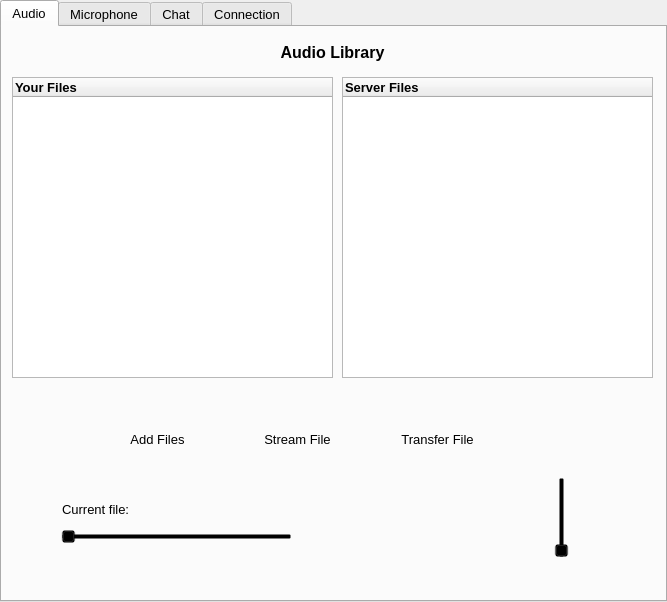
<?xml version="1.0" encoding="UTF-8"?>
<ui version="4.0">
 <class>AppWindow</class>
 <widget class="QTabWidget" name="AppWindow">
  <property name="geometry">
   <rect>
    <x>0</x>
    <y>0</y>
    <width>667</width>
    <height>602</height>
   </rect>
  </property>
  <property name="font">
   <font>
    <family>Tahoma</family>
    <pointsize>10</pointsize>
   </font>
  </property>
  <property name="cursor">
   <cursorShape>PointingHandCursor</cursorShape>
  </property>
  <property name="windowTitle">
   <string>Comm Audio</string>
  </property>
  <property name="styleSheet">
   <string notr="true"/>
  </property>
  <property name="tabPosition">
   <enum>QTabWidget::North</enum>
  </property>
  <property name="tabShape">
   <enum>QTabWidget::Rounded</enum>
  </property>
  <property name="currentIndex">
   <number>0</number>
  </property>
  <property name="iconSize">
   <size>
    <width>48</width>
    <height>48</height>
   </size>
  </property>
  <widget class="QWidget" name="audio">
   <property name="cursor">
    <cursorShape>ArrowCursor</cursorShape>
   </property>
   <attribute name="icon">
    <iconset resource="../resource/icons.qrc">
     <normaloff>:/files/audio.png</normaloff>:/files/audio.png</iconset>
   </attribute>
   <attribute name="title">
    <string>Audio</string>
   </attribute>
   <widget class="QLabel" name="audioHdr">
    <property name="geometry">
     <rect>
      <x>0</x>
      <y>10</y>
      <width>661</width>
      <height>31</height>
     </rect>
    </property>
    <property name="font">
     <font>
      <family>Tahoma</family>
      <pointsize>10</pointsize>
     </font>
    </property>
    <property name="styleSheet">
     <string notr="true"/>
    </property>
    <property name="text">
     <string>&lt;!DOCTYPE HTML PUBLIC &quot;-//W3C//DTD HTML 4.0//EN&quot; &quot;http://www.w3.org/TR/REC-html40/strict.dtd&quot;&gt;
&lt;html&gt;&lt;head&gt;&lt;meta name=&quot;qrichtext&quot; content=&quot;1&quot; /&gt;&lt;style type=&quot;text/css&quot;&gt;
p, li { white-space: pre-wrap; }
&lt;/style&gt;&lt;/head&gt;&lt;body style=&quot; font-family:'MS Shell Dlg 2'; font-size:8.25pt; font-weight:400; font-style:normal;&quot;&gt;
&lt;p align=&quot;center&quot; style=&quot; margin-top:0px; margin-bottom:0px; margin-left:0px; margin-right:0px; -qt-block-indent:0; text-indent:0px;&quot;&gt;&lt;span style=&quot; font-size:12pt; font-weight:600;&quot;&gt;Audio Library&lt;/span&gt;&lt;/p&gt;&lt;/body&gt;&lt;/html&gt;</string>
    </property>
    <property name="alignment">
     <set>Qt::AlignCenter</set>
    </property>
   </widget>
   <widget class="QPushButton" name="play">
    <property name="enabled">
     <bool>false</bool>
    </property>
    <property name="geometry">
     <rect>
      <x>360</x>
      <y>490</y>
      <width>48</width>
      <height>48</height>
     </rect>
    </property>
    <property name="font">
     <font>
      <family>Tahoma</family>
      <pointsize>10</pointsize>
     </font>
    </property>
    <property name="cursor">
     <cursorShape>PointingHandCursor</cursorShape>
    </property>
    <property name="toolTip">
     <string>Play</string>
    </property>
    <property name="text">
     <string/>
    </property>
    <property name="icon">
     <iconset resource="../resource/icons.qrc">
      <normaloff>:/files/play.png</normaloff>:/files/play.png</iconset>
    </property>
    <property name="iconSize">
     <size>
      <width>48</width>
      <height>48</height>
     </size>
    </property>
    <property name="flat">
     <bool>true</bool>
    </property>
   </widget>
   <widget class="QPushButton" name="stop">
    <property name="enabled">
     <bool>false</bool>
    </property>
    <property name="geometry">
     <rect>
      <x>420</x>
      <y>490</y>
      <width>48</width>
      <height>48</height>
     </rect>
    </property>
    <property name="font">
     <font>
      <family>Tahoma</family>
      <pointsize>10</pointsize>
     </font>
    </property>
    <property name="cursor">
     <cursorShape>PointingHandCursor</cursorShape>
    </property>
    <property name="toolTip">
     <string>Stop</string>
    </property>
    <property name="text">
     <string/>
    </property>
    <property name="icon">
     <iconset resource="../resource/icons.qrc">
      <normaloff>:/files/stop.png</normaloff>:/files/stop.png</iconset>
    </property>
    <property name="iconSize">
     <size>
      <width>48</width>
      <height>48</height>
     </size>
    </property>
    <property name="checkable">
     <bool>false</bool>
    </property>
    <property name="flat">
     <bool>true</bool>
    </property>
   </widget>
   <widget class="QLabel" name="nowPlaying">
    <property name="geometry">
     <rect>
      <x>60</x>
      <y>467</y>
      <width>471</width>
      <height>31</height>
     </rect>
    </property>
    <property name="font">
     <font>
      <family>Tahoma</family>
      <pointsize>10</pointsize>
     </font>
    </property>
    <property name="text">
     <string>Current file:</string>
    </property>
   </widget>
   <widget class="QPushButton" name="forward">
    <property name="enabled">
     <bool>false</bool>
    </property>
    <property name="geometry">
     <rect>
      <x>480</x>
      <y>490</y>
      <width>48</width>
      <height>48</height>
     </rect>
    </property>
    <property name="font">
     <font>
      <family>Tahoma</family>
      <pointsize>10</pointsize>
     </font>
    </property>
    <property name="cursor">
     <cursorShape>PointingHandCursor</cursorShape>
    </property>
    <property name="toolTip">
     <string>Forward</string>
    </property>
    <property name="text">
     <string/>
    </property>
    <property name="icon">
     <iconset resource="../resource/icons.qrc">
      <normaloff>:/files/forward.png</normaloff>:/files/forward.png</iconset>
    </property>
    <property name="iconSize">
     <size>
      <width>48</width>
      <height>48</height>
     </size>
    </property>
    <property name="flat">
     <bool>true</bool>
    </property>
   </widget>
   <widget class="QPushButton" name="reverse">
    <property name="enabled">
     <bool>false</bool>
    </property>
    <property name="geometry">
     <rect>
      <x>300</x>
      <y>490</y>
      <width>48</width>
      <height>48</height>
     </rect>
    </property>
    <property name="font">
     <font>
      <family>Tahoma</family>
      <pointsize>10</pointsize>
     </font>
    </property>
    <property name="cursor">
     <cursorShape>PointingHandCursor</cursorShape>
    </property>
    <property name="toolTip">
     <string>Reverse</string>
    </property>
    <property name="styleSheet">
     <string notr="true">border-color: rgb(0, 0, 0);</string>
    </property>
    <property name="text">
     <string/>
    </property>
    <property name="icon">
     <iconset resource="../resource/icons.qrc">
      <normaloff>:/files/reverse.png</normaloff>:/files/reverse.png</iconset>
    </property>
    <property name="iconSize">
     <size>
      <width>48</width>
      <height>48</height>
     </size>
    </property>
    <property name="flat">
     <bool>true</bool>
    </property>
   </widget>
   <widget class="QTreeWidget" name="myLibrary">
    <property name="geometry">
     <rect>
      <x>10</x>
      <y>50</y>
      <width>321</width>
      <height>301</height>
     </rect>
    </property>
    <property name="sizePolicy">
     <sizepolicy hsizetype="Maximum" vsizetype="Maximum">
      <horstretch>0</horstretch>
      <verstretch>0</verstretch>
     </sizepolicy>
    </property>
    <property name="palette">
     <palette>
      <active>
       <colorrole role="WindowText">
        <brush brushstyle="SolidPattern">
         <color alpha="255">
          <red>0</red>
          <green>0</green>
          <blue>0</blue>
         </color>
        </brush>
       </colorrole>
      </active>
      <inactive>
       <colorrole role="WindowText">
        <brush brushstyle="SolidPattern">
         <color alpha="255">
          <red>0</red>
          <green>0</green>
          <blue>0</blue>
         </color>
        </brush>
       </colorrole>
      </inactive>
      <disabled>
       <colorrole role="WindowText">
        <brush brushstyle="SolidPattern">
         <color alpha="255">
          <red>120</red>
          <green>120</green>
          <blue>120</blue>
         </color>
        </brush>
       </colorrole>
      </disabled>
     </palette>
    </property>
    <property name="font">
     <font>
      <family>Tahoma</family>
      <pointsize>10</pointsize>
     </font>
    </property>
    <property name="styleSheet">
     <string notr="true"/>
    </property>
    <property name="dragEnabled">
     <bool>false</bool>
    </property>
    <property name="dragDropMode">
     <enum>QAbstractItemView::NoDragDrop</enum>
    </property>
    <property name="alternatingRowColors">
     <bool>true</bool>
    </property>
    <property name="uniformRowHeights">
     <bool>true</bool>
    </property>
    <property name="itemsExpandable">
     <bool>false</bool>
    </property>
    <property name="sortingEnabled">
     <bool>false</bool>
    </property>
    <attribute name="headerDefaultSectionSize">
     <number>240</number>
    </attribute>
    <attribute name="headerMinimumSectionSize">
     <number>15</number>
    </attribute>
    <column>
     <property name="text">
      <string>Your Files</string>
     </property>
     <property name="font">
      <font>
       <pointsize>10</pointsize>
       <weight>75</weight>
       <bold>true</bold>
      </font>
     </property>
    </column>
   </widget>
   <widget class="QPushButton" name="stream">
    <property name="geometry">
     <rect>
      <x>250</x>
      <y>367</y>
      <width>91</width>
      <height>91</height>
     </rect>
    </property>
    <property name="font">
     <font>
      <family>Tahoma</family>
      <pointsize>10</pointsize>
     </font>
    </property>
    <property name="cursor">
     <cursorShape>PointingHandCursor</cursorShape>
    </property>
    <property name="text">
     <string>Stream File</string>
    </property>
    <property name="flat">
     <bool>true</bool>
    </property>
   </widget>
   <widget class="QPushButton" name="transfer">
    <property name="geometry">
     <rect>
      <x>390</x>
      <y>367</y>
      <width>91</width>
      <height>91</height>
     </rect>
    </property>
    <property name="font">
     <font>
      <family>Tahoma</family>
      <pointsize>10</pointsize>
     </font>
    </property>
    <property name="cursor">
     <cursorShape>PointingHandCursor</cursorShape>
    </property>
    <property name="text">
     <string>Transfer File</string>
    </property>
    <property name="flat">
     <bool>true</bool>
    </property>
   </widget>
   <widget class="QPushButton" name="addFiles">
    <property name="geometry">
     <rect>
      <x>110</x>
      <y>367</y>
      <width>91</width>
      <height>91</height>
     </rect>
    </property>
    <property name="font">
     <font>
      <family>Tahoma</family>
      <pointsize>10</pointsize>
     </font>
    </property>
    <property name="cursor">
     <cursorShape>PointingHandCursor</cursorShape>
    </property>
    <property name="text">
     <string>Add Files</string>
    </property>
    <property name="flat">
     <bool>true</bool>
    </property>
   </widget>
   <widget class="QTreeWidget" name="otherLibrary">
    <property name="geometry">
     <rect>
      <x>340</x>
      <y>50</y>
      <width>311</width>
      <height>301</height>
     </rect>
    </property>
    <property name="sizePolicy">
     <sizepolicy hsizetype="Maximum" vsizetype="Maximum">
      <horstretch>0</horstretch>
      <verstretch>0</verstretch>
     </sizepolicy>
    </property>
    <property name="font">
     <font>
      <family>Tahoma</family>
      <pointsize>10</pointsize>
     </font>
    </property>
    <property name="styleSheet">
     <string notr="true"/>
    </property>
    <property name="dragEnabled">
     <bool>false</bool>
    </property>
    <property name="dragDropMode">
     <enum>QAbstractItemView::NoDragDrop</enum>
    </property>
    <property name="alternatingRowColors">
     <bool>true</bool>
    </property>
    <property name="uniformRowHeights">
     <bool>true</bool>
    </property>
    <property name="itemsExpandable">
     <bool>false</bool>
    </property>
    <property name="sortingEnabled">
     <bool>false</bool>
    </property>
    <attribute name="headerDefaultSectionSize">
     <number>240</number>
    </attribute>
    <attribute name="headerMinimumSectionSize">
     <number>15</number>
    </attribute>
    <column>
     <property name="text">
      <string>Server Files</string>
     </property>
     <property name="font">
      <font>
       <pointsize>10</pointsize>
       <weight>75</weight>
       <bold>true</bold>
      </font>
     </property>
    </column>
   </widget>
   <widget class="Phonon::SeekSlider" name="seekSlider">
    <property name="geometry">
     <rect>
      <x>59</x>
      <y>500</y>
      <width>231</width>
      <height>20</height>
     </rect>
    </property>
    <property name="font">
     <font>
      <family>Tahoma</family>
      <pointsize>10</pointsize>
     </font>
    </property>
    <property name="styleSheet">
     <string notr="true">background: transparent;</string>
    </property>
    <property name="orientation">
     <enum>Qt::Horizontal</enum>
    </property>
   </widget>
   <widget class="Phonon::VolumeSlider" name="volumeSlider">
    <property name="geometry">
     <rect>
      <x>550</x>
      <y>450</y>
      <width>20</width>
      <height>81</height>
     </rect>
    </property>
    <property name="font">
     <font>
      <family>Tahoma</family>
      <pointsize>10</pointsize>
     </font>
    </property>
    <property name="styleSheet">
     <string notr="true">background: transparent;</string>
    </property>
    <property name="orientation">
     <enum>Qt::Vertical</enum>
    </property>
   </widget>
   <zorder>nowPlaying</zorder>
   <zorder>audioHdr</zorder>
   <zorder>forward</zorder>
   <zorder>reverse</zorder>
   <zorder>myLibrary</zorder>
   <zorder>stream</zorder>
   <zorder>transfer</zorder>
   <zorder>addFiles</zorder>
   <zorder>otherLibrary</zorder>
   <zorder>seekSlider</zorder>
   <zorder>volumeSlider</zorder>
   <zorder>stop</zorder>
   <zorder>play</zorder>
  </widget>
  <widget class="QWidget" name="microphone">
   <property name="cursor">
    <cursorShape>ArrowCursor</cursorShape>
   </property>
   <attribute name="icon">
    <iconset resource="../resource/icons.qrc">
     <normaloff>:/files/microphone.png</normaloff>:/files/microphone.png</iconset>
   </attribute>
   <attribute name="title">
    <string>Microphone</string>
   </attribute>
   <widget class="QLabel" name="microSelf">
    <property name="geometry">
     <rect>
      <x>50</x>
      <y>110</y>
      <width>151</width>
      <height>41</height>
     </rect>
    </property>
    <property name="font">
     <font>
      <family>Tahoma</family>
      <pointsize>10</pointsize>
     </font>
    </property>
    <property name="text">
     <string>&lt;!DOCTYPE HTML PUBLIC &quot;-//W3C//DTD HTML 4.0//EN&quot; &quot;http://www.w3.org/TR/REC-html40/strict.dtd&quot;&gt;
&lt;html&gt;&lt;head&gt;&lt;meta name=&quot;qrichtext&quot; content=&quot;1&quot; /&gt;&lt;style type=&quot;text/css&quot;&gt;
p, li { white-space: pre-wrap; }
&lt;/style&gt;&lt;/head&gt;&lt;body style=&quot; font-family:'MS Shell Dlg 2'; font-size:8.25pt; font-weight:400; font-style:normal;&quot;&gt;
&lt;p style=&quot; margin-top:0px; margin-bottom:0px; margin-left:0px; margin-right:0px; -qt-block-indent:0; text-indent:0px;&quot;&gt;&lt;span style=&quot; font-size:12pt;&quot;&gt;Your Microphone&lt;/span&gt;&lt;/p&gt;&lt;/body&gt;&lt;/html&gt;</string>
    </property>
   </widget>
   <widget class="QPushButton" name="txMicroSelf">
    <property name="geometry">
     <rect>
      <x>210</x>
      <y>110</y>
      <width>141</width>
      <height>41</height>
     </rect>
    </property>
    <property name="font">
     <font>
      <family>Tahoma</family>
      <pointsize>10</pointsize>
     </font>
    </property>
    <property name="text">
     <string>Turn on</string>
    </property>
   </widget>
   <widget class="QPushButton" name="txMicroOther">
    <property name="geometry">
     <rect>
      <x>210</x>
      <y>240</y>
      <width>141</width>
      <height>41</height>
     </rect>
    </property>
    <property name="font">
     <font>
      <family>Tahoma</family>
      <pointsize>10</pointsize>
     </font>
    </property>
    <property name="text">
     <string>Turn on</string>
    </property>
   </widget>
   <widget class="QLabel" name="microOther">
    <property name="geometry">
     <rect>
      <x>50</x>
      <y>240</y>
      <width>151</width>
      <height>41</height>
     </rect>
    </property>
    <property name="font">
     <font>
      <family>Tahoma</family>
      <pointsize>10</pointsize>
     </font>
    </property>
    <property name="text">
     <string>&lt;!DOCTYPE HTML PUBLIC &quot;-//W3C//DTD HTML 4.0//EN&quot; &quot;http://www.w3.org/TR/REC-html40/strict.dtd&quot;&gt;
&lt;html&gt;&lt;head&gt;&lt;meta name=&quot;qrichtext&quot; content=&quot;1&quot; /&gt;&lt;style type=&quot;text/css&quot;&gt;
p, li { white-space: pre-wrap; }
&lt;/style&gt;&lt;/head&gt;&lt;body style=&quot; font-family:'MS Shell Dlg 2'; font-size:8.25pt; font-weight:400; font-style:normal;&quot;&gt;
&lt;p style=&quot; margin-top:0px; margin-bottom:0px; margin-left:0px; margin-right:0px; -qt-block-indent:0; text-indent:0px;&quot;&gt;&lt;span style=&quot; font-size:12pt;&quot;&gt;Other Microphone&lt;/span&gt;&lt;/p&gt;&lt;/body&gt;&lt;/html&gt;</string>
    </property>
   </widget>
  </widget>
  <widget class="QWidget" name="chat">
   <attribute name="icon">
    <iconset resource="../resource/icons.qrc">
     <normaloff>:/files/chat.png</normaloff>:/files/chat.png</iconset>
   </attribute>
   <attribute name="title">
    <string>Chat</string>
   </attribute>
   <widget class="QTextBrowser" name="chatLog">
    <property name="geometry">
     <rect>
      <x>10</x>
      <y>10</y>
      <width>461</width>
      <height>321</height>
     </rect>
    </property>
   </widget>
   <widget class="QTextBrowser" name="userList">
    <property name="geometry">
     <rect>
      <x>480</x>
      <y>10</y>
      <width>171</width>
      <height>321</height>
     </rect>
    </property>
   </widget>
   <widget class="QPushButton" name="sendButton">
    <property name="geometry">
     <rect>
      <x>510</x>
      <y>370</y>
      <width>111</width>
      <height>51</height>
     </rect>
    </property>
    <property name="font">
     <font>
      <family>Tahoma</family>
      <pointsize>10</pointsize>
     </font>
    </property>
    <property name="text">
     <string>Send</string>
    </property>
   </widget>
   <widget class="QTextEdit" name="message">
    <property name="geometry">
     <rect>
      <x>10</x>
      <y>350</y>
      <width>461</width>
      <height>91</height>
     </rect>
    </property>
   </widget>
  </widget>
  <widget class="QWidget" name="connectInfo">
   <attribute name="icon">
    <iconset resource="../resource/icons.qrc">
     <normaloff>:/files/connectionInfo.png</normaloff>:/files/connectionInfo.png</iconset>
   </attribute>
   <attribute name="title">
    <string>Connection</string>
   </attribute>
   <widget class="QLabel" name="connectHdr">
    <property name="geometry">
     <rect>
      <x>10</x>
      <y>10</y>
      <width>641</width>
      <height>41</height>
     </rect>
    </property>
    <property name="text">
     <string>&lt;!DOCTYPE HTML PUBLIC &quot;-//W3C//DTD HTML 4.0//EN&quot; &quot;http://www.w3.org/TR/REC-html40/strict.dtd&quot;&gt;
&lt;html&gt;&lt;head&gt;&lt;meta name=&quot;qrichtext&quot; content=&quot;1&quot; /&gt;&lt;style type=&quot;text/css&quot;&gt;
p, li { white-space: pre-wrap; }
&lt;/style&gt;&lt;/head&gt;&lt;body style=&quot; font-family:'MS Shell Dlg 2'; font-size:8.25pt; font-weight:400; font-style:normal;&quot;&gt;
&lt;p align=&quot;center&quot; style=&quot; margin-top:0px; margin-bottom:0px; margin-left:0px; margin-right:0px; -qt-block-indent:0; text-indent:0px;&quot;&gt;&lt;span style=&quot; font-size:14pt; font-weight:600;&quot;&gt;Connection Information&lt;/span&gt;&lt;/p&gt;&lt;/body&gt;&lt;/html&gt;</string>
    </property>
   </widget>
   <widget class="QPlainTextEdit" name="clientsList">
    <property name="geometry">
     <rect>
      <x>10</x>
      <y>60</y>
      <width>331</width>
      <height>401</height>
     </rect>
    </property>
   </widget>
  </widget>
 </widget>
 <customwidgets>
  <customwidget>
   <class>Phonon::SeekSlider</class>
   <extends>QSlider</extends>
   <header>phonon/seekslider.h</header>
  </customwidget>
  <customwidget>
   <class>Phonon::VolumeSlider</class>
   <extends>QSlider</extends>
   <header>phonon/volumeslider.h</header>
  </customwidget>
 </customwidgets>
 <resources>
  <include location="../resource/icons.qrc"/>
 </resources>
 <connections/>
</ui>
